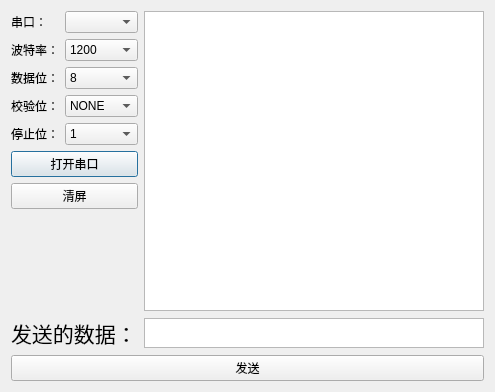
<?xml version="1.0" encoding="UTF-8"?>
<ui version="4.0">
 <class>chuankou</class>
 <widget class="QDialog" name="chuankou">
  <property name="geometry">
   <rect>
    <x>0</x>
    <y>0</y>
    <width>495</width>
    <height>389</height>
   </rect>
  </property>
  <property name="windowTitle">
   <string>串口</string>
  </property>
  <layout class="QVBoxLayout" name="verticalLayout_3">
   <item>
    <layout class="QHBoxLayout" name="horizontalLayout_2">
     <item>
      <layout class="QVBoxLayout" name="verticalLayout_2">
       <item>
        <layout class="QFormLayout" name="formLayout">
         <item row="0" column="0">
          <widget class="QLabel" name="label">
           <property name="text">
            <string>串口：</string>
           </property>
          </widget>
         </item>
         <item row="0" column="1">
          <widget class="QComboBox" name="comboBox"/>
         </item>
         <item row="1" column="0">
          <widget class="QLabel" name="label_2">
           <property name="text">
            <string>波特率：</string>
           </property>
          </widget>
         </item>
         <item row="1" column="1">
          <widget class="QComboBox" name="comboBox_2">
           <item>
            <property name="text">
             <string>1200</string>
            </property>
           </item>
           <item>
            <property name="text">
             <string>2400</string>
            </property>
           </item>
           <item>
            <property name="text">
             <string>4800</string>
            </property>
           </item>
           <item>
            <property name="text">
             <string>9600</string>
            </property>
           </item>
           <item>
            <property name="text">
             <string>19200</string>
            </property>
           </item>
           <item>
            <property name="text">
             <string>38400</string>
            </property>
           </item>
           <item>
            <property name="text">
             <string>57600</string>
            </property>
           </item>
           <item>
            <property name="text">
             <string>115200</string>
            </property>
           </item>
          </widget>
         </item>
         <item row="2" column="0">
          <widget class="QLabel" name="label_3">
           <property name="text">
            <string>数据位：</string>
           </property>
          </widget>
         </item>
         <item row="2" column="1">
          <widget class="QComboBox" name="comboBox_3">
           <item>
            <property name="text">
             <string>8</string>
            </property>
           </item>
           <item>
            <property name="text">
             <string>16</string>
            </property>
           </item>
          </widget>
         </item>
         <item row="3" column="0">
          <widget class="QLabel" name="label_4">
           <property name="text">
            <string>校验位：</string>
           </property>
          </widget>
         </item>
         <item row="3" column="1">
          <widget class="QComboBox" name="comboBox_4">
           <item>
            <property name="text">
             <string>NONE</string>
            </property>
           </item>
           <item>
            <property name="text">
             <string>0</string>
            </property>
           </item>
           <item>
            <property name="text">
             <string>1</string>
            </property>
           </item>
          </widget>
         </item>
         <item row="4" column="0">
          <widget class="QLabel" name="label_5">
           <property name="text">
            <string>停止位：</string>
           </property>
          </widget>
         </item>
         <item row="4" column="1">
          <widget class="QComboBox" name="comboBox_5">
           <item>
            <property name="text">
             <string>1</string>
            </property>
           </item>
           <item>
            <property name="text">
             <string>2</string>
            </property>
           </item>
          </widget>
         </item>
        </layout>
       </item>
       <item>
        <widget class="QPushButton" name="pushButton_ck">
         <property name="text">
          <string>打开串口</string>
         </property>
        </widget>
       </item>
       <item>
        <widget class="QPushButton" name="pushButton_clear">
         <property name="text">
          <string>清屏</string>
         </property>
        </widget>
       </item>
       <item>
        <spacer name="verticalSpacer">
         <property name="orientation">
          <enum>Qt::Vertical</enum>
         </property>
         <property name="sizeHint" stdset="0">
          <size>
           <width>20</width>
           <height>40</height>
          </size>
         </property>
        </spacer>
       </item>
      </layout>
     </item>
     <item>
      <widget class="QTextEdit" name="textEdit">
       <property name="minimumSize">
        <size>
         <width>340</width>
         <height>300</height>
        </size>
       </property>
       <property name="maximumSize">
        <size>
         <width>340</width>
         <height>300</height>
        </size>
       </property>
       <property name="readOnly">
        <bool>true</bool>
       </property>
      </widget>
     </item>
    </layout>
   </item>
   <item>
    <layout class="QVBoxLayout" name="verticalLayout">
     <item>
      <layout class="QHBoxLayout" name="horizontalLayout">
       <item>
        <widget class="QLabel" name="label_6">
         <property name="font">
          <font>
           <pointsize>16</pointsize>
          </font>
         </property>
         <property name="text">
          <string>发送的数据：</string>
         </property>
        </widget>
       </item>
       <item>
        <widget class="QTextEdit" name="textEdit_2">
         <property name="sizePolicy">
          <sizepolicy hsizetype="Fixed" vsizetype="Fixed">
           <horstretch>0</horstretch>
           <verstretch>0</verstretch>
          </sizepolicy>
         </property>
         <property name="minimumSize">
          <size>
           <width>340</width>
           <height>30</height>
          </size>
         </property>
         <property name="maximumSize">
          <size>
           <width>340</width>
           <height>30</height>
          </size>
         </property>
        </widget>
       </item>
      </layout>
     </item>
     <item>
      <widget class="QPushButton" name="pushButton_send">
       <property name="text">
        <string>发送</string>
       </property>
      </widget>
     </item>
    </layout>
   </item>
  </layout>
 </widget>
 <layoutdefault spacing="6" margin="11"/>
 <tabstops>
  <tabstop>comboBox</tabstop>
  <tabstop>comboBox_2</tabstop>
  <tabstop>comboBox_3</tabstop>
  <tabstop>comboBox_4</tabstop>
  <tabstop>comboBox_5</tabstop>
  <tabstop>pushButton_ck</tabstop>
  <tabstop>pushButton_clear</tabstop>
  <tabstop>textEdit</tabstop>
  <tabstop>textEdit_2</tabstop>
  <tabstop>pushButton_send</tabstop>
 </tabstops>
 <resources/>
 <connections/>
</ui>
